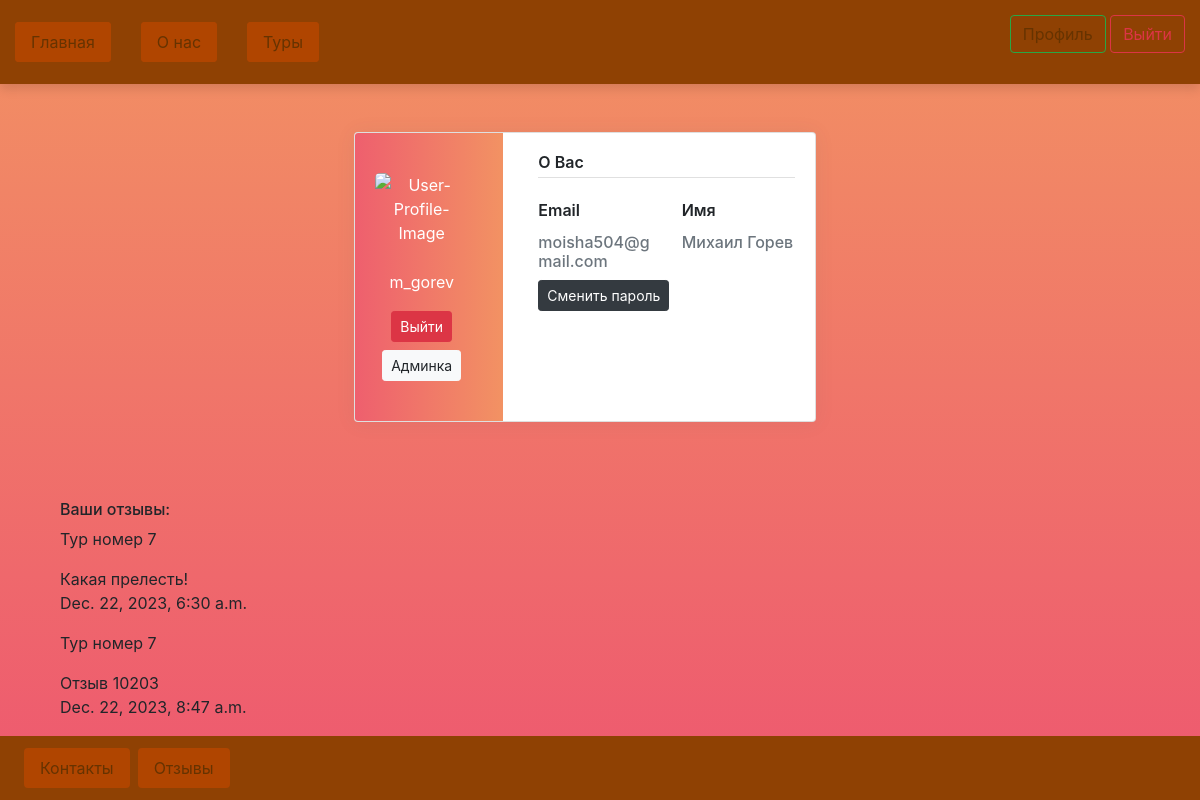
Page /profile (signed in) on the earlier database version.
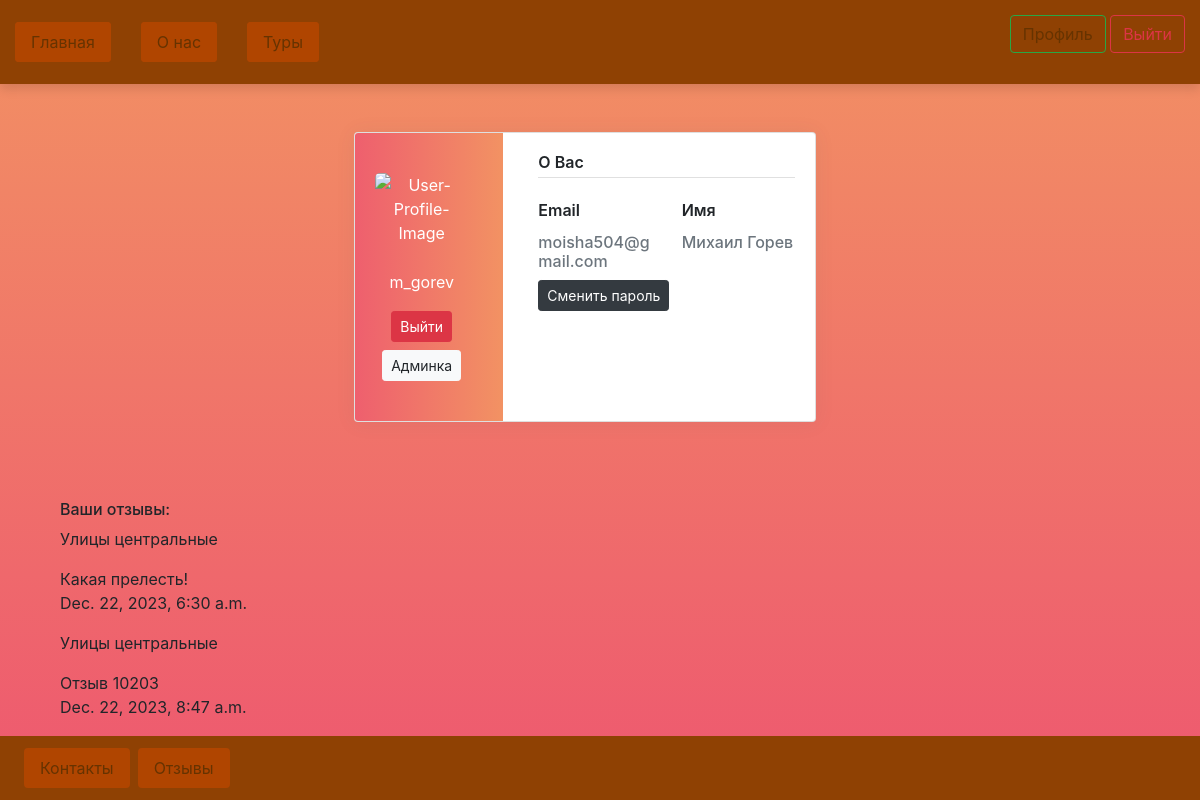
Same page on the later database version.
### reportsPage/models.py (models this page shows, shortened)
class Feedback(models.Model):
    username = models.CharField('Имя пользователя', max_length=255, default='Имя')
    text = models.TextField('Текст отзыва', max_length=30000, default='Текст отзыва')
    tour = models.ForeignKey(Tour, on_delete=models.CASCADE, default=None, related_name='Тур')
    time = models.DateTimeField(auto_now_add=True)

### toursPage/models.py (models this page shows)
class Tour(models.Model):
    tour_id = models.IntegerField('ID тура', default=0)
    tour_name = models.CharField('Tour name', max_length=255, default='Название тура')
    duration = models.IntegerField('Длительность тура', default=0)
    number_of_tourists = models.IntegerField('Количество человек в группе', default=0)
    is_available_for_children = models.BooleanField('Подходит для детей', default=True)
    price = models.IntegerField('Стоимость', default=0)
    cat = models.ForeignKey('Category', on_delete=models.PROTECT, null=True)
    def __str__(self):
        return self.tour_name

### loginPage/views.py (the view)
# urls.py: path('profile', profile_view, name="profile"),
@login_required
def profile_view(request):
    username = User.username
    feedbacks = Feedback.objects.all()
    data = {
        'feedbacks': feedbacks
    }
    return render(request, 'profile.html', data)

### templates/profile.html (shortened to what the changed rows need)
{% extends 'layout.html' %}
{% load static %}
        {% block dependencies %}
        <link rel="stylesheet" type="text/css" href="{% static 'profile.css' %}">
        <link rel="stylesheet" href="https://maxcdn.bootstrapcdn.com/bootstrap/4.0.0/css/bootstrap.min.css">
        <link rel="stylesheet" href="https://cdnjs.cloudflare.com/ajax/libs/MaterialDesign-Webfont/3.6.95/css/materialdesignicons.css">
        {% endblock %}
    {% block content %}
        <div class="container">
            {% for el in feedbacks %}
                <div>
                {% if el.username ==  user.username %}
                    <p>
                        {{ el.tour }}
                    </p>
                    <p>
                        {{ el.text }}<br>
                        {{ el.time }}
                    </p>
                {% endif %}
                </div>
            {% endfor %}
        </div>
    {% endblock %}

Differences in the rows shown:
changed through a linked row, Feedback "Какая прелесть!": tour "Тур номер 7" → "Улицы центральные"
changed through a linked row, Feedback "Отзыв 10203": tour "Тур номер 7" → "Улицы центральные"
